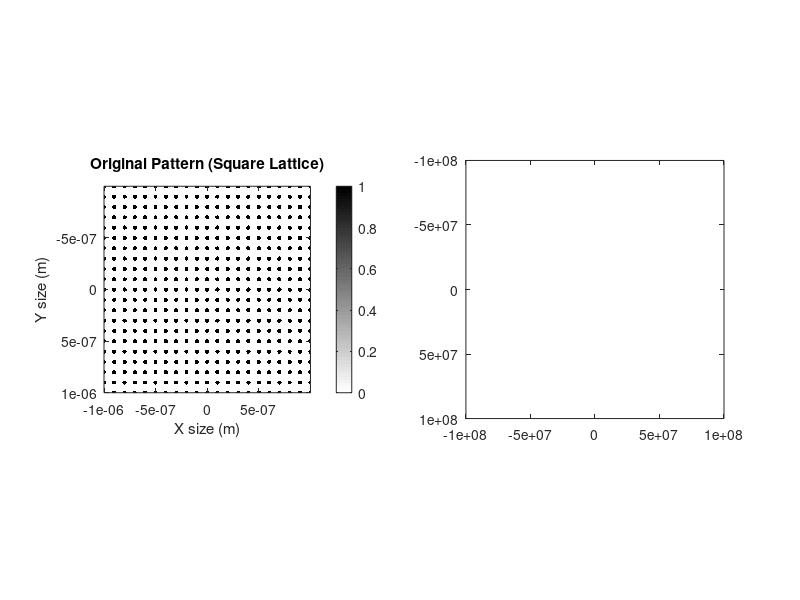

Recreate this plot in MATLAB. (Note: this script raises an error after producing the figure.)
% -----------------------------------------------------------------------%
% Generate a periodic square pattern and perform Fourier transform
% -----------------------------------------------------------------------%

clear;
close all;
clc;

% Image size: 1000x1000 pixels representing 2 μm × 2 μm
% Lattice period: 100 nm
% Circle radius: 20 nm

% Parameters
pixel_size = 2e-6/1000; % 2μm/1000 pixels = 2nm per pixel
period = 100e-9; % 100nm period
radius = 20e-9; % 20nm radius
image_size = 1000; % 1000x1000 pixels

df = 1/(pixel_size*image_size); % Spatial frequency domain sampling interval in 1/m (cycles/meter)

xaxis = ((-image_size/2):(image_size/2-1))*pixel_size;
yaxis = -xaxis;

fxaxis = ((-image_size/2):(image_size/2-1))*df; % x-axis coordinates in spatial frequency domain (in 1/m)
fyaxis = -fxaxis;

% Create coordinate matrices
[x, y] = meshgrid(1:image_size, 1:image_size);
x = (x - image_size/2) * pixel_size;
y = (y - image_size/2) * pixel_size;

% Create the periodic pattern
pattern = zeros(image_size, image_size);
unit_num = 20;
for i = -unit_num:unit_num
    for j = -unit_num:unit_num
        % Calculate center of each circle
        center_x = i * period;
        center_y = j * period;
        
        % Create circle
        circle = ((x - center_x).^2 + (y - center_y).^2) <= radius^2;
        pattern = pattern | circle;
    end
end

% Display the original pattern
subplot(1,2,1);
imagesc(xaxis,yaxis,pattern); axis('image'); colormap(flipud(gray));
title('Original Pattern (Square Lattice)');
xlabel('X size (m)'); ylabel('Y size (m)');
colorbar('EastOutside'); 

% Perform Fourier transform
fft_pattern = fftshift(fft2(pattern));
fft_magnitude = abs(fft_pattern);

% Display the Fourier transform
subplot(1,2,2);
% imagesc(fxaxis,fyaxis,log(fft_magnitude+0.1)); axis('image');
imagesc(fxaxis,fyaxis,fft_magnitude); axis('image');
% Define plot range for Fourier transform (in cycles/meter)
plot_range = 10e7; % 5e7 cycles/meter, adjust this value as needed
% Set the display range for x and y axes
xlim([-plot_range plot_range]);
ylim([-plot_range plot_range]);
clim([0, 0.1e5]);  
title('Fourier Transform');
xlabel('Spatial Frequency (cycles/m)'); ylabel('Spatial Frequency (cycles/m)');
colorbar('EastOutside'); 